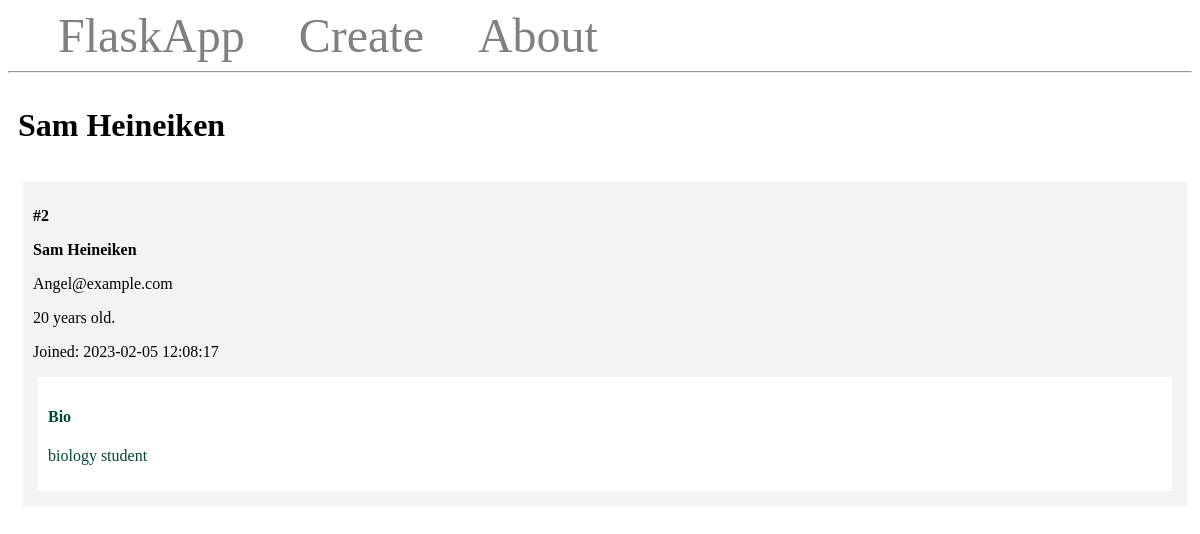
Page /2/ on the committed database.
### app.py (models this page shows, shortened)
class Student(db.Model):
    id = db.Column(db.Integer, primary_key=True)
    firstname = db.Column(db.String(100), nullable=False)
    lastname = db.Column(db.String(100), nullable=False)
    email = db.Column(db.String(80), unique=True, nullable=False)
    age = db.Column(db.Integer)
    created_at = db.Column(db.DateTime(timezone=True),
                           server_default=func.now())
    bio = db.Column(db.Text)

### app.py (the view)
@app.route('/<int:student_id>/')
def student(student_id):
    variable_student = Student.query.get_or_404(student_id)
    return render_template('student.html', student=variable_student)

### templates/student.html
{% extends 'base.html' %}
{% block content %}
    <span class="title">
        <h1>{% block title %} {{ student.firstname }} {{ student.lastname }}{% endblock %}</h1>
    </span>
    <div class="content">
            <div class="student">
                <p><b>#{{ student.id }}</b></p>
                <b>
                    <p class="name">{{ student.firstname }} {{ student.lastname }}</p>
                </b>
                <p>{{ student.email }}</p>
                <p>{{ student.age }} years old.</p>
                <p>Joined: {{ student.created_at }}</p>
                <div class="bio">
                    <h4>Bio</h4>
                    <p>{{ student.bio }}</p>
                </div>
            </div>
    </div>
{% endblock %}

### templates/base.html (style rules this page uses)
.title { margin: 5px; }
.content { margin: 5px; width: 100%; display: flex; flex-direction: row; flex-wrap: wrap; }
.student { flex: 20%; padding: 10px; margin: 5px; background-color: #f3f3f3; inline-size: 100%; }
.bio { padding: 10px; margin: 5px; background-color: #ffffff; color: #004835; }

### rows in the picture
Student: firstname "Sam", lastname "Heineiken", id "2", email "Angel@example.com", age "20", created_at "2023-02-05 12:08:17", bio "biology student"
